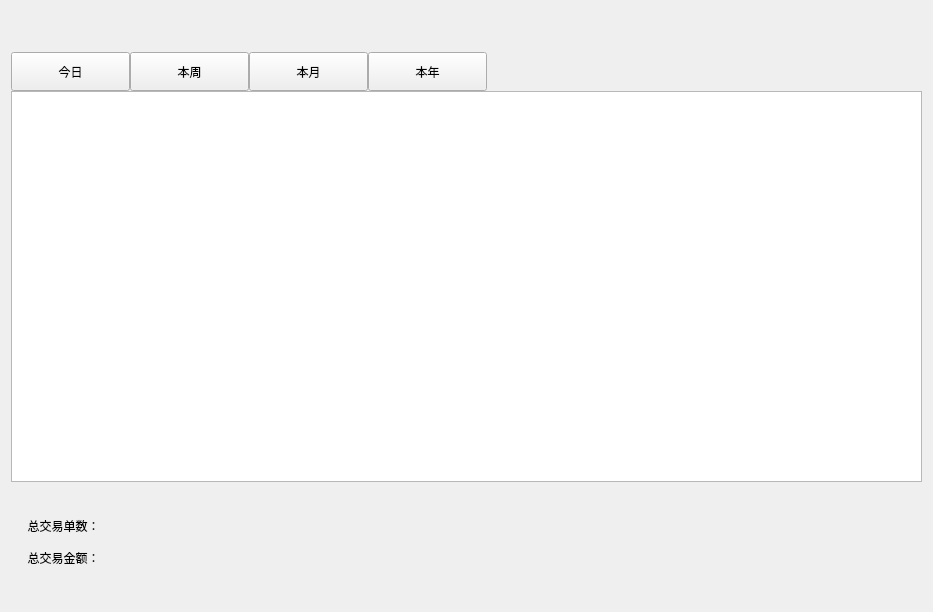
      <widget class="QWidget" name="tab_4">
       <attribute name="title">
        <string>业绩报表</string>
       </attribute>
       <layout class="QVBoxLayout" name="verticalLayout_8">
        <item>
         <layout class="QVBoxLayout" name="verticalLayout_4">
          <property name="spacing">
           <number>0</number>
          </property>
          <item>
           <layout class="QHBoxLayout" name="horizontalLayout_9">
            <item>
             <widget class="QLabel" name="label">
              <property name="minimumSize">
               <size>
                <width>151</width>
                <height>41</height>
               </size>
              </property>
              <property name="maximumSize">
               <size>
                <width>151</width>
                <height>41</height>
               </size>
              </property>
              <property name="text">
               <string/>
              </property>
             </widget>
            </item>
            <item>
             <spacer name="horizontalSpacer_9">
              <property name="orientation">
               <enum>Qt::Horizontal</enum>
              </property>
              <property name="sizeHint" stdset="0">
               <size>
                <width>40</width>
                <height>20</height>
               </size>
              </property>
             </spacer>
            </item>
           </layout>
          </item>
          <item>
           <layout class="QHBoxLayout" name="horizontalLayout_5">
            <property name="spacing">
             <number>0</number>
            </property>
            <item>
             <widget class="QPushButton" name="today">
              <property name="minimumSize">
               <size>
                <width>119</width>
                <height>39</height>
               </size>
              </property>
              <property name="maximumSize">
               <size>
                <width>119</width>
                <height>39</height>
               </size>
              </property>
              <property name="text">
               <string>今日</string>
              </property>
             </widget>
            </item>
            <item>
             <widget class="QPushButton" name="week">
              <property name="sizePolicy">
               <sizepolicy hsizetype="Minimum" vsizetype="Expanding">
                <horstretch>0</horstretch>
                <verstretch>0</verstretch>
               </sizepolicy>
              </property>
              <property name="minimumSize">
               <size>
                <width>119</width>
                <height>39</height>
               </size>
              </property>
              <property name="maximumSize">
               <size>
                <width>119</width>
                <height>39</height>
               </size>
              </property>
              <property name="text">
               <string>本周</string>
              </property>
             </widget>
            </item>
            <item>
             <widget class="QPushButton" name="month">
              <property name="sizePolicy">
               <sizepolicy hsizetype="Minimum" vsizetype="Expanding">
                <horstretch>0</horstretch>
                <verstretch>0</verstretch>
               </sizepolicy>
              </property>
              <property name="minimumSize">
               <size>
                <width>119</width>
                <height>39</height>
               </size>
              </property>
              <property name="maximumSize">
               <size>
                <width>119</width>
                <height>39</height>
               </size>
              </property>
              <property name="text">
               <string>本月</string>
              </property>
             </widget>
            </item>
            <item>
             <widget class="QPushButton" name="year">
              <property name="sizePolicy">
               <sizepolicy hsizetype="Minimum" vsizetype="Expanding">
                <horstretch>0</horstretch>
                <verstretch>0</verstretch>
               </sizepolicy>
              </property>
              <property name="minimumSize">
               <size>
                <width>119</width>
                <height>39</height>
               </size>
              </property>
              <property name="maximumSize">
               <size>
                <width>119</width>
                <height>39</height>
               </size>
              </property>
              <property name="text">
               <string>本年</string>
              </property>
             </widget>
            </item>
            <item>
             <spacer name="horizontalSpacer_10">
              <property name="orientation">
               <enum>Qt::Horizontal</enum>
              </property>
              <property name="sizeHint" stdset="0">
               <size>
                <width>40</width>
                <height>20</height>
               </size>
              </property>
             </spacer>
            </item>
           </layout>
          </item>
          <item>
           <widget class="QTableView" name="yejiTable">
            <property name="minimumSize">
             <size>
              <width>911</width>
              <height>391</height>
             </size>
            </property>
           </widget>
          </item>
          <item>
           <layout class="QHBoxLayout" name="horizontalLayout_6">
            <item>
             <widget class="QLabel" name="jiaoyiPrice">
              <property name="minimumSize">
               <size>
                <width>181</width>
                <height>119</height>
               </size>
              </property>
              <property name="maximumSize">
               <size>
                <width>181</width>
                <height>119</height>
               </size>
              </property>
              <property name="text">
               <string>     总交易单数：

     总交易金额：</string>
              </property>
             </widget>
            </item>
            <item>
             <spacer name="horizontalSpacer_22">
              <property name="orientation">
               <enum>Qt::Horizontal</enum>
              </property>
              <property name="sizeHint" stdset="0">
               <size>
                <width>40</width>
                <height>20</height>
               </size>
              </property>
             </spacer>
            </item>
           </layout>
          </item>
         </layout>
        </item>
       </layout>
      </widget>
